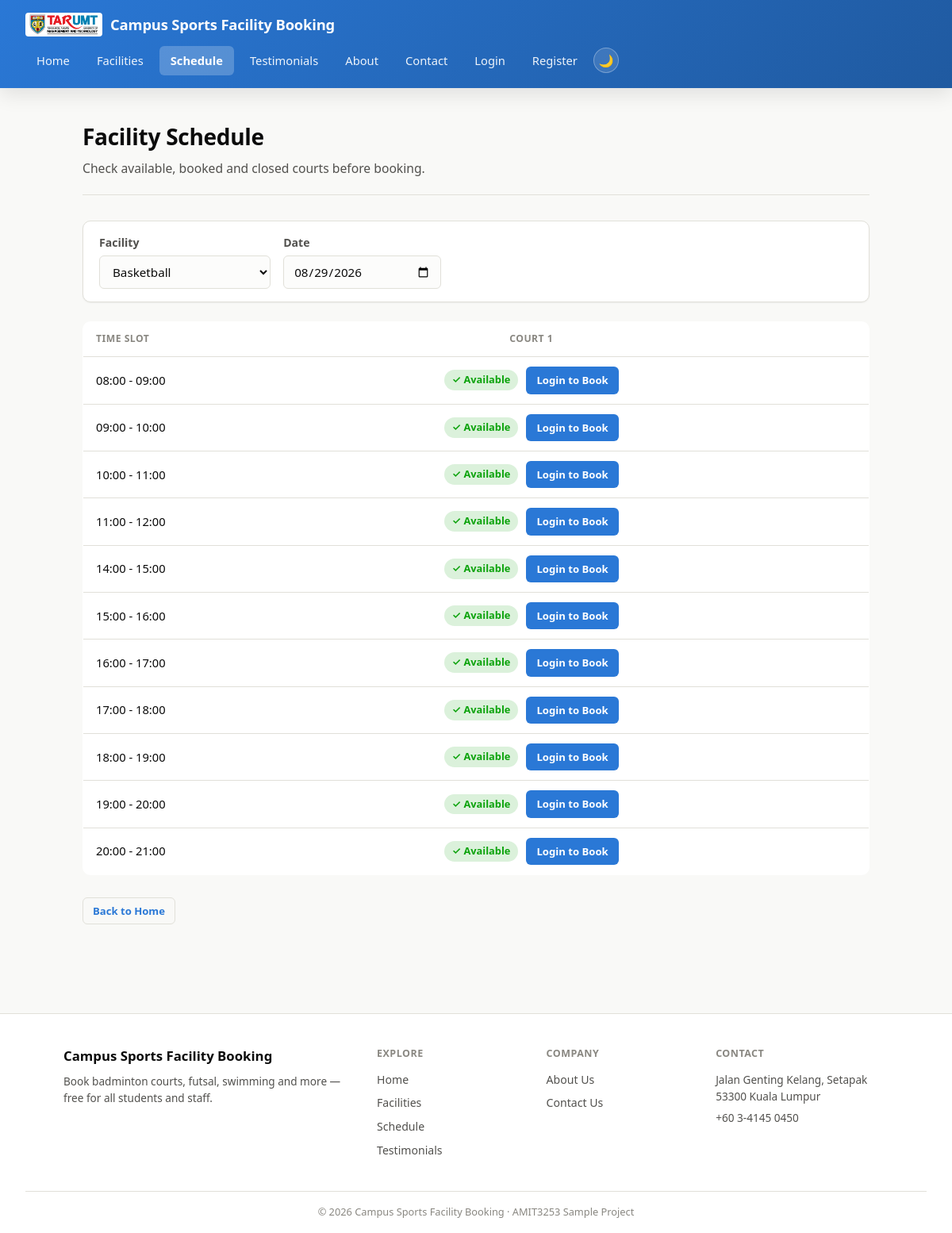
The app's page /schedule.php?facility_id=4 with its own data.
### tables this page shows
CREATE TABLE courts (
  id INT AUTO_INCREMENT PRIMARY KEY,
  facility_id INT NOT NULL,
  name VARCHAR(50) NOT NULL,
  location VARCHAR(100) NULL,
  FOREIGN KEY (facility_id) REFERENCES facilities(id)
);

CREATE TABLE time_slots (
  id INT AUTO_INCREMENT PRIMARY KEY,
  label VARCHAR(20) NOT NULL,
  sort_order INT NOT NULL
);

### src/auth.php (called while the page is built, shortened)
<?php
function current_user_id() {
    return $_SESSION['user_id'] ?? null;
}

### src/schedule.php (the view, shortened to what this page needs)
<?php
require 'config.php';
require 'auth.php';
$facilities = $conn->query('SELECT * FROM facilities ORDER BY name')->fetch_all(MYSQLI_ASSOC);
$selectedFacilityId = (int)($_GET['facility_id'] ?? ($facilities[0]['id'] ?? 0));
$selectedDate = $_GET['date'] ?? date('Y-m-d');
$stmt = $conn->prepare('SELECT id, name FROM courts WHERE facility_id = ? ORDER BY name');
$stmt->bind_param('i', $selectedFacilityId);
$stmt->execute();
$courts = $stmt->get_result()->fetch_all(MYSQLI_ASSOC);
$timeSlots = $conn->query('SELECT * FROM time_slots ORDER BY sort_order')->fetch_all(MYSQLI_ASSOC);
$uid = current_user_id();
$bookedSlots = [];
$closedSlots = [];
$wholeDayClosed = [];
require 'partials/header.php';
?>
<div class="page-header">
<h1>Facility Schedule</h1>
<p>Check available, booked and closed courts before booking.</p>
</div>
<form method="get" class="filter-bar">
<label>Facility
<select name="facility_id" onchange="this.form.submit()">
<?php foreach ($facilities as $f): ?>
<option value="<?= (int)$f['id'] ?>" <?= $f['id'] == $selectedFacilityId ? 'selected' : '' ?>><?= htmlspecialchars($f['name']) ?></option>
<?php endforeach; ?>
</select>
</label>
<label>Date <input type="date" name="date" value="<?= htmlspecialchars($selectedDate) ?>" min="<?= date('Y-m-d') ?>" onchange="this.form.submit()"></label>
</form>
<?php if (empty($courts)): ?>
<div class="empty-state">
<div class="empty-state-icon">&#128269;</div>
<p>This facility has no courts set up yet.</p>
</div>
<?php else: ?>
<div style="overflow-x:auto;">
<table class="schedule-table">
<tr>
<th>Time Slot</th>
<?php foreach ($courts as $court): ?>
<th class="schedule-court-th"><?= htmlspecialchars($court['name']) ?></th>
<?php endforeach; ?>
</tr>
<?php foreach ($timeSlots as $t): ?>
<tr>
<td><?= htmlspecialchars($t['label']) ?></td>
<?php foreach ($courts as $court): ?>
<?php
$courtId = $court['id'];
$slotId = $t['id'];
if (isset($wholeDayClosed[$courtId]) || isset($closedSlots[$courtId][$slotId])) {
    $status = 'Closed';
    $reason = $wholeDayClosed[$courtId] ?? $closedSlots[$courtId][$slotId];
    $badgeClass = 'badge-critical';
    $icon = '&#10005;';
} elseif (isset($bookedSlots[$courtId][$slotId])) {
    $isMine = $uid && $bookedSlots[$courtId][$slotId] == $uid;
    $status = $isMine ? 'Booked by you' : 'Booked';
    $reason = null;
    $badgeClass = $isMine ? 'badge-accent' : 'badge-neutral';
    $icon = $isMine ? '&#10003;' : '&#9679;';
} else {
    $status = 'Available';
    $badgeClass = 'badge-good';
    $icon = '&#10003;';
}
?>
<td class="schedule-court-td">
<div class="schedule-cell">
<span class="badge <?= $badgeClass ?>"><?= $icon ?> <?= htmlspecialchars($status) ?></span>
<?php if ($status === 'Available' && $selectedDate >= date('Y-m-d')): ?>
<?php if ($uid): ?>
<a class="btn btn-small" href="create.php?court_id=<?= (int)$courtId ?>&booking_date=<?= htmlspecialchars($selectedDate) ?>&time_slot_id=<?= (int)$slotId ?>">Book</a>
<?php else: ?>
<a class="btn btn-small" href="login.php">Login to Book</a>
<?php endif; ?>
<?php endif; ?>
</div>
</td>
<?php endforeach; ?>
</tr>
<?php endforeach; ?>
</table>
</div>
<?php endif; ?>
<div class="card-actions" style="margin-top:20px;">
<a class="btn btn-secondary btn-small" href="index.php">Back to Home</a>
</div>
<?php require 'partials/footer.php'; ?>

### src/style.css (style rules this page uses)
:root { color-scheme: light; --page-bg: #f9f9f7; --surface: #fcfcfb; --surface-raised: #ffffff; --text-primary: #0b0b0b; --text-secondary: #52514e; --text-muted: #898781; --border: #e1e0d9; --accent: #2a78d6; --good: #0ca30c; --critical: #d03b3b; --rating: #eda100; --radius-sm: 6px; --radius: 10px; --radius-lg: 14px; --shadow-sm: 0 1px 2px rgba(11, 11, 11, 0.06); --shadow-md: 0 8px 24px rgba(11, 11, 11, 0.10); }
* { box-sizing: border-box; }
body { font-family: system-ui, -apple-system, "Segoe UI", Roboto, Helvetica, Arial, sans-serif; margin: 0; background: var(--page-bg); color: var(--text-primary); line-height: 1.55; -webkit-font-smoothing: antialiased; }
.page-header { margin-bottom: 32px; padding-bottom: 20px; border-bottom: 1px solid var(--border); }
.page-header h1 { margin: 0 0 6px; font-size: 1.75rem; font-weight: 700; letter-spacing: -0.01em; }
.page-header p { margin: 0; color: var(--text-secondary); font-size: 0.98rem; }
.filter-bar { display: flex; gap: 16px; align-items: flex-end; flex-wrap: wrap; background: var(--surface-raised); border: 1px solid var(--border); border-radius: var(--radius); padding: 16px 20px; margin-bottom: 24px; box-shadow: var(--shadow-sm); }
.filter-bar label { margin-bottom: 0; min-width: 180px; }
.card-actions { margin-top: 14px; display: flex; gap: 8px; flex-wrap: wrap; }
form label { display: block; margin-bottom: 16px; font-size: 0.88rem; font-weight: 600; color: var(--text-secondary); }
input, select, textarea { padding: 9px 12px; width: 100%; margin-top: 6px; border: 1px solid var(--border); border-radius: var(--radius-sm); font-size: 0.95rem; font-family: inherit; color: var(--text-primary); background: var(--surface); transition: border-color 0.15s ease, box-shadow 0.15s ease; }
.btn, button { display: inline-flex; align-items: center; gap: 6px; padding: 10px 18px; background: var(--accent); color: #ffffff; border: 1px solid transparent; border-radius: var(--radius-sm); cursor: pointer; text-decoration: none; font-size: 0.9rem; font-weight: 600; font-family: inherit; transition: background 0.15s ease; }
.btn-small { padding: 6px 12px; font-size: 0.82rem; }
.btn-secondary { background: transparent; color: var(--accent); border: 1px solid var(--border); }
table { border-collapse: collapse; width: 100%; margin-bottom: 8px; background: var(--surface-raised); border: 1px solid var(--border); border-radius: var(--radius); overflow: hidden; }
th { text-align: left; padding: 12px 16px; font-size: 0.76rem; font-weight: 600; color: var(--text-muted); text-transform: uppercase; letter-spacing: 0.04em; border-bottom: 1px solid var(--border); }
td { padding: 12px 16px; border-bottom: 1px solid var(--border); font-size: 0.92rem; }
tr:last-child td { border-bottom: none; }
.badge { display: inline-flex; align-items: center; gap: 5px; padding: 3px 10px; border-radius: 999px; font-size: 0.8rem; font-weight: 600; white-space: nowrap; }
.badge-good { background: color-mix(in srgb, var(--good) 15%, var(--surface-raised)); color: var(--good); }
a { color: var(--accent); }
.schedule-table { table-layout: fixed; }
.schedule-table th:first-child, .schedule-table td:first-child { width: 140px; }
.schedule-court-th { text-align: center; }
.schedule-court-td { text-align: center; vertical-align: middle; }
.schedule-cell { display: flex; align-items: center; justify-content: center; gap: 10px; flex-wrap: wrap; }

### records on screen
courts: name "COURT 1", id "✓", id "Available", shows "Login to Book"
time_slots: label "08:00 - 09:00"
time_slots: label "09:00 - 10:00"
time_slots: label "10:00 - 11:00"
time_slots: label "11:00 - 12:00"
time_slots: label "14:00 - 15:00"
time_slots: label "15:00 - 16:00"
time_slots: label "16:00 - 17:00"
time_slots: label "17:00 - 18:00"
time_slots: label "18:00 - 19:00"
time_slots: label "19:00 - 20:00"
time_slots: label "20:00 - 21:00"

### other values on screen
form field facility_id "Basketball"
